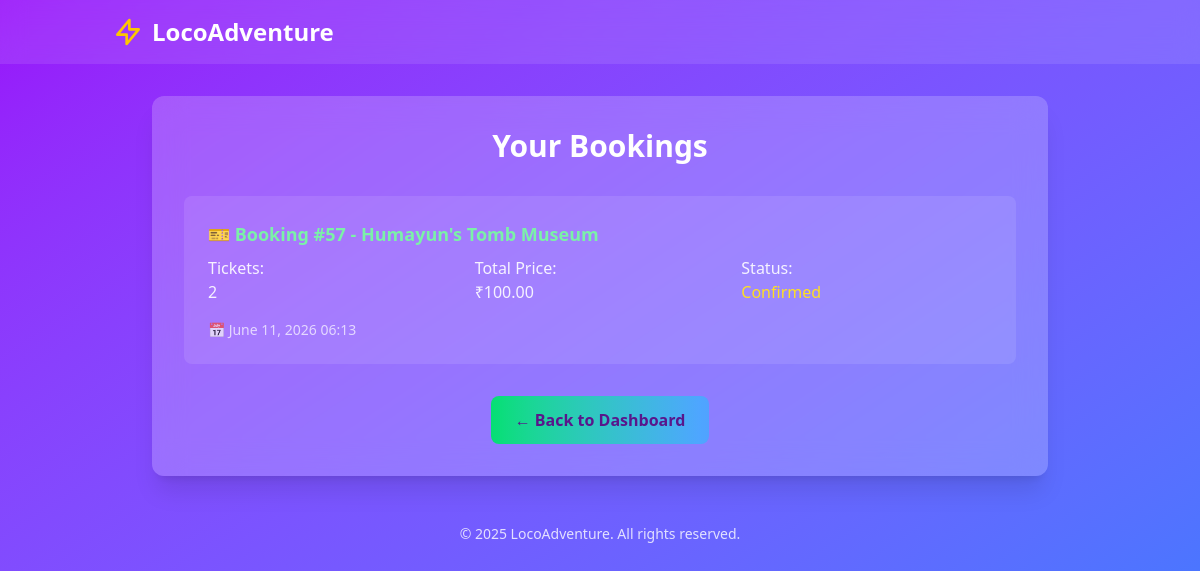
The page /bookings/ (signed in) on the database as committed earlier.
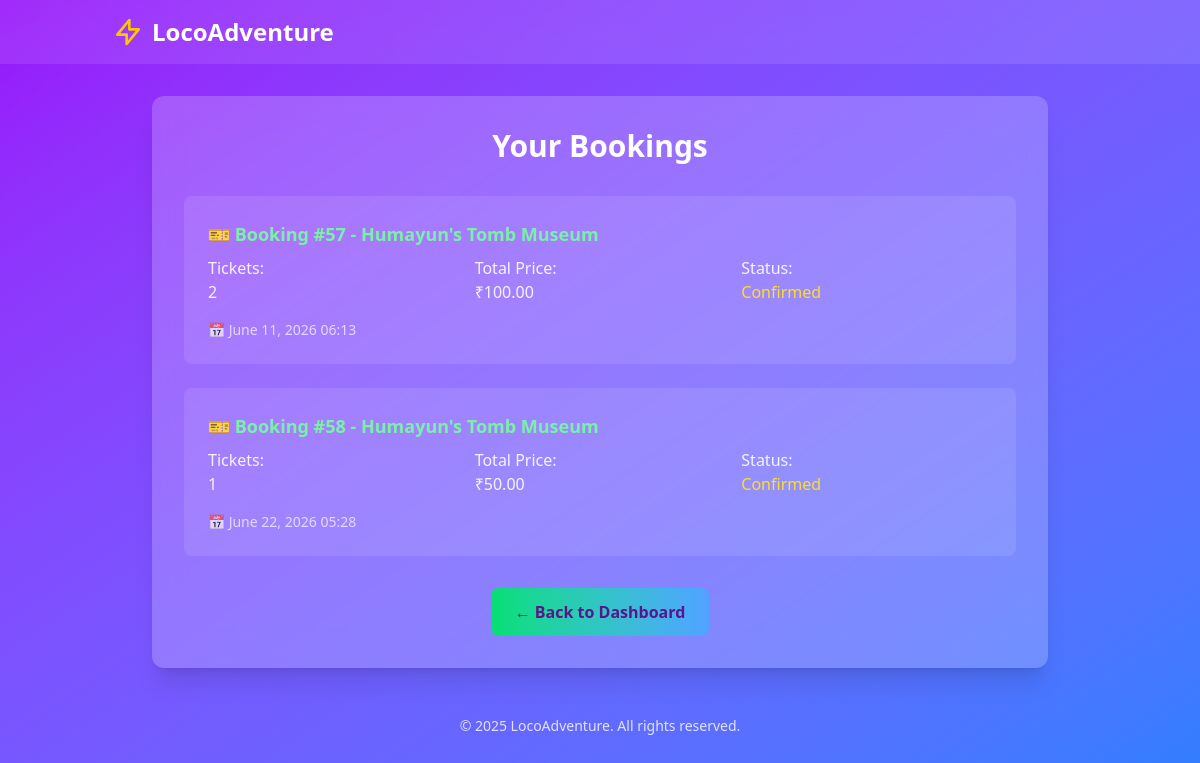
The same page on the database as committed later.
### bookings/models.py (models this page shows)
class Booking(models.Model):
    STATUS_CHOICES = [
        ('P', 'Pending'),
        ('C', 'Confirmed'),
        ('X', 'Cancelled')
    ]
    user = models.ForeignKey(User, on_delete=models.CASCADE)
    adventure = models.ForeignKey(Adventure, on_delete=models.CASCADE)
    booking_date = models.DateTimeField(auto_now_add=True)
    tickets = models.PositiveIntegerField()
    total_price = models.DecimalField(max_digits=10, decimal_places=2)
    status = models.CharField(max_length=1, choices=STATUS_CHOICES, default='P')

### adventures/models.py (models this page shows)
class Adventure(models.Model):
    TYPES = [
        ('IN', 'Indoor'),
        ('OUT', 'Outdoor'),
        ('EVENT', 'Event')
    ]
    vendor = models.ForeignKey(Vendor, on_delete=models.CASCADE)
    title = models.CharField(max_length=200)
    price = models.DecimalField(max_digits=8, decimal_places=2)
    capacity = models.PositiveIntegerField()
    start_time = models.DateTimeField(blank=True, null=True)
    end_time = models.DateTimeField(blank=True, null=True)
    adventure_type = models.CharField(max_length=5, choices=TYPES)
    address = models.CharField(max_length=255, blank=True, null=True)
    latitude = models.DecimalField(max_digits=9, decimal_places=6, blank=True, null=True)
    longitude = models.DecimalField(max_digits=9, decimal_places=6, blank=True, null=True)
    description = models.TextField(blank=True, null=True)
    online_booking = models.BooleanField(default=False)
    image = models.ImageField(upload_to='adventure_images/', blank=True, null=True)

### bookings/views.py (the view)
# urls.py: path('', views.booking_list, name='booking-list'),
@login_required
def booking_list(request):
    bookings = Booking.objects.filter(user=request.user)
    return render(request, 'bookings/booking_list.html', {'bookings': bookings})

### templates/bookings/booking_list.html (shortened to what this page needs)
{% load static %}
<!DOCTYPE html>
{% load static %}
<html lang="en">
<head>
    <link rel="stylesheet" href="{% static 'css/output.css' %}">
</head>
<body class="bg-gradient-to-br from-purple-600 to-blue-500 min-h-screen">
    <nav class="bg-white/10 backdrop-blur-md fixed w-full z-50">
        <div class="container mx-auto px-6 py-4 flex justify-between items-center">
            <div class="text-white font-bold text-xl sm:text-2xl flex items-center space-x-2">
                <svg class="w-8 h-8 text-yellow-400" fill="none" stroke="currentColor" viewBox="0 0 24 24">
                    <path stroke-linecap="round" stroke-linejoin="round" stroke-width="2"
                        d="M13 10V3L4 14h7v7l9-11h-7z" />
                </svg>
                <a href="{% url 'user-dashboard' %}" class="hover:underline">LocoAdventure</a>
            </div>
        </div>
    </nav>
    <div class="container mx-auto px-6 pt-24 pb-12 flex items-center justify-center">
        <div class="w-full max-w-4xl bg-white/20 backdrop-blur-lg rounded-xl p-8 shadow-xl">
            <h1 class="text-3xl font-bold text-white mb-8 text-center">Your Bookings</h1>
            {% if bookings %}
            <div class="space-y-6">
                {% for booking in bookings %}
                <div class="booking-card bg-white/10 rounded-lg p-6 hover:bg-white/20 transition-all">
                    <a href="{% url 'bookings:booking-detail' booking.pk %}"
                        class="text-green-300 font-semibold text-lg hover:text-green-400 block mb-2">
                        🎫 Booking #{{ booking.id }} - {{ booking.adventure.title }}
                    </a>
                    <div class="grid grid-cols-1 md:grid-cols-3 gap-4 text-white/90">
                        <div>
                            <p class="font-medium">Tickets:</p>
                            <p>{{ booking.tickets }}</p>
                        </div>
                        <div>
                            <p class="font-medium">Total Price:</p>
                            <p>₹{{ booking.total_price }}</p>
                        </div>
                        <div>
                            <p class="font-medium">Status:</p>
                            <p
                                class="{% if booking.status == 'confirmed' %}text-green-300{% else %}text-yellow-300{% endif %}">
                                {{ booking.get_status_display }}
                            </p>
                        </div>
                    </div>
                    <p class="text-white/70 text-sm mt-4">
                        📅 {{ booking.booking_date|date:"F j, Y H:i" }}
                    </p>
                </div>
                {% endfor %}
            </div>
            {% else %}
            <div class="text-center py-8">
                <p class="text-white/80 text-lg">You have no bookings yet</p>
            </div>
            {% endif %}
            <div class="mt-8 text-center">
                <a href="{% url 'user-dashboard' %}"
                    class="bg-gradient-to-r from-green-400 to-blue-400 text-purple-900 px-6 py-3 rounded-lg font-bold hover:shadow-lg transition-all transform hover:scale-105 inline-block">
                    ← Back to Dashboard
                </a>
            </div>
        </div>
    </div>
    <div class="text-center text-white/80 text-sm pb-6">
        <p>© 2025 LocoAdventure. All rights reserved.</p>
    </div>
</body>
</html>

Rows that differ between the two databases and show on the page:
added Booking: id "58", adventure "Humayun's Tomb Museum", tickets "1", total_price "50.00", status "Confirmed", booking_date "June 22, 2026 05:28"
